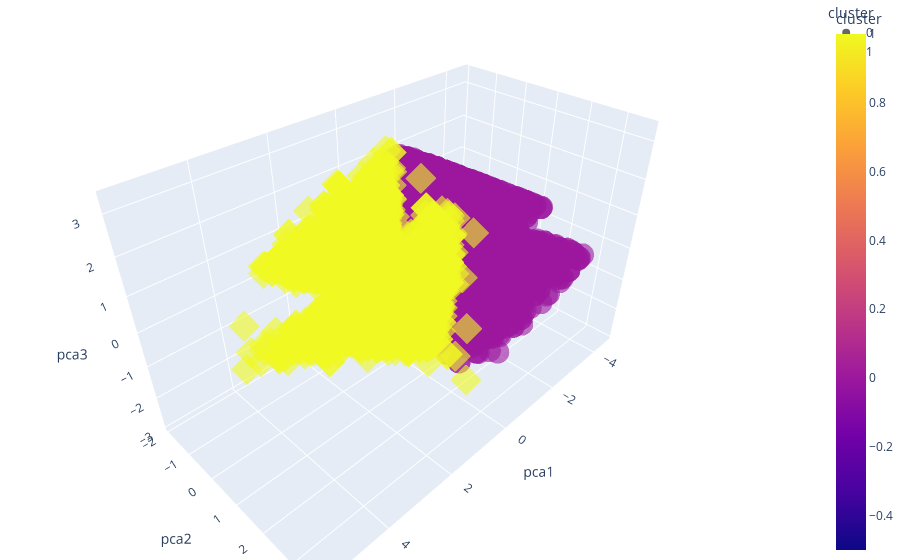

The notebook cell saved with this chart:
### Code cell
fig = px.scatter_3d(pca_df,x = 'pca1',y='pca2',z= 'pca3',
                   color = 'cluster',symbol='cluster', size_max = 22, 
                   opacity=0.6)
fig.update_layout(margin = dict(l = 0, r  = 0, b = 0, t = 0 ))

### Figure 1 — Plotly figure (JSON) as saved in the notebook; plotly's stock layout.template omitted (floating-point values rounded to 4 significant figures; data arrays with more than 128 entries replaced by an {"elided": "..."} marker saying what was removed)
{"data": [{"hovertemplate": "cluster=%{marker.color}<br>pca1=%{x}<br>pca2=%{y}<br>pca3=%{z}<extra></extra>", "legendgroup": "0", "marker": {"color": {"elided": "6574 int values"}, "coloraxis": "coloraxis", "opacity": 0.6, "symbol": "circle"}, "mode": "markers", "name": "0", "scene": "scene", "showlegend": true, "type": "scatter3d", "x": {"elided": "6574 float values"}, "y": {"elided": "6574 float values"}, "z": {"elided": "6574 float values"}}, {"hovertemplate": "cluster=%{marker.color}<br>pca1=%{x}<br>pca2=%{y}<br>pca3=%{z}<extra></extra>", "legendgroup": "1", "marker": {"color": {"elided": "8788 int values"}, "coloraxis": "coloraxis", "opacity": 0.6, "symbol": "diamond"}, "mode": "markers", "name": "1", "scene": "scene", "showlegend": true, "type": "scatter3d", "x": {"elided": "8788 float values"}, "y": {"elided": "8788 float values"}, "z": {"elided": "8788 float values"}}], "layout": {"coloraxis": {"colorbar": {"title": {"text": "cluster"}}, "colorscale": [[0, "#0d0887"], [0.1111, "#46039f"], [0.2222, "#7201a8"], [0.3333, "#9c179e"], [0.4444, "#bd3786"], [0.5556, "#d8576b"], [0.6667, "#ed7953"], [0.7778, "#fb9f3a"], [0.8889, "#fdca26"], [1, "#f0f921"]]}, "legend": {"title": {"text": "cluster"}, "tracegroupgap": 0}, "margin": {"b": 0, "l": 0, "r": 0, "t": 0}, "scene": {"domain": {"x": [0, 1], "y": [0, 1]}, "xaxis": {"title": {"text": "pca1"}}, "yaxis": {"title": {"text": "pca2"}}, "zaxis": {"title": {"text": "pca3"}}}}}
